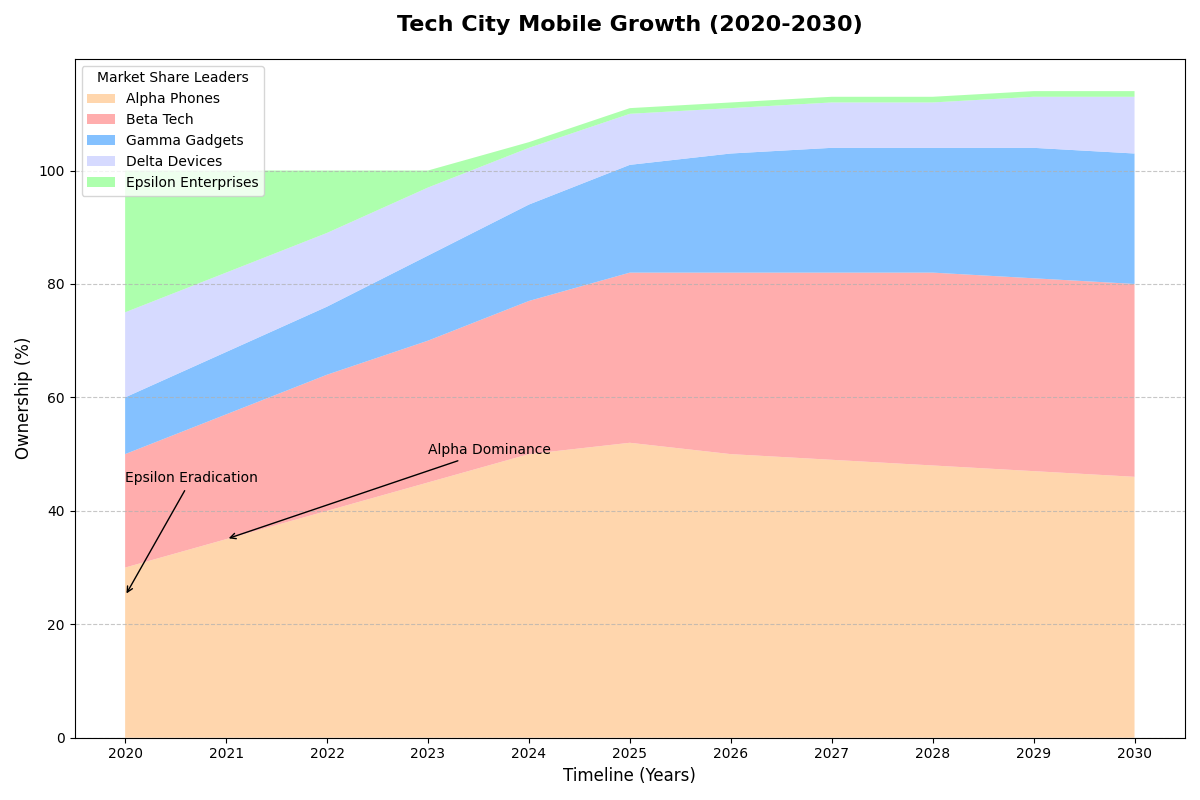

Recreate this plot in Python.
import numpy as np
import matplotlib.pyplot as plt

# Define years and market share data for each smartphone brand
years = np.arange(2020, 2031)
brand_a = np.array([30, 35, 40, 45, 50, 52, 50, 49, 48, 47, 46])
brand_b = np.array([20, 22, 24, 25, 27, 30, 32, 33, 34, 34, 34])
brand_c = np.array([10, 11, 12, 15, 17, 19, 21, 22, 22, 23, 23])
brand_d = np.array([15, 14, 13, 12, 10, 9, 8, 8, 8, 9, 10])
brand_e = np.array([25, 18, 11, 3, 1, 1, 1, 1, 1, 1, 1])

# Create stacked data
data = np.vstack([brand_a, brand_b, brand_c, brand_d, brand_e])

# Initialize the figure and axis
fig, ax = plt.subplots(figsize=(12, 8))

# Plot the stacked area chart with shuffled colors
ax.stackplot(years, data, labels=["Alpha Phones", "Beta Tech", "Gamma Gadgets", "Delta Devices", "Epsilon Enterprises"], 
             colors=['#FFCC99', '#FF9999', '#66B2FF', '#CCD1FF', '#99FF99'], alpha=0.8)

# Titles and labels
ax.set_title('Tech City Mobile Growth (2020-2030)', fontsize=16, fontweight='bold', pad=20)
ax.set_xlabel('Timeline (Years)', fontsize=12)
ax.set_ylabel('Ownership (%)', fontsize=12)

# Set x-ticks and rotate them if necessary
ax.set_xticks(years)
ax.set_xticklabels(years)

# Add grid and legend
ax.grid(axis='y', linestyle='--', alpha=0.7)
ax.legend(loc='upper left', fontsize=10, title='Market Share Leaders')

# Annotate key market shifts
ax.annotate('Alpha Dominance', xy=(2021, 35), xytext=(2023, 50),
             arrowprops=dict(facecolor='black', arrowstyle='->'), fontsize=10, color='black')
ax.annotate('Epsilon Eradication', xy=(2020, 25), xytext=(2020, 45),
             arrowprops=dict(facecolor='black', arrowstyle='->'), fontsize=10, color='black')

# Ensure the layout is adjusted for better readability
plt.tight_layout()

# Show the plot
plt.show()
